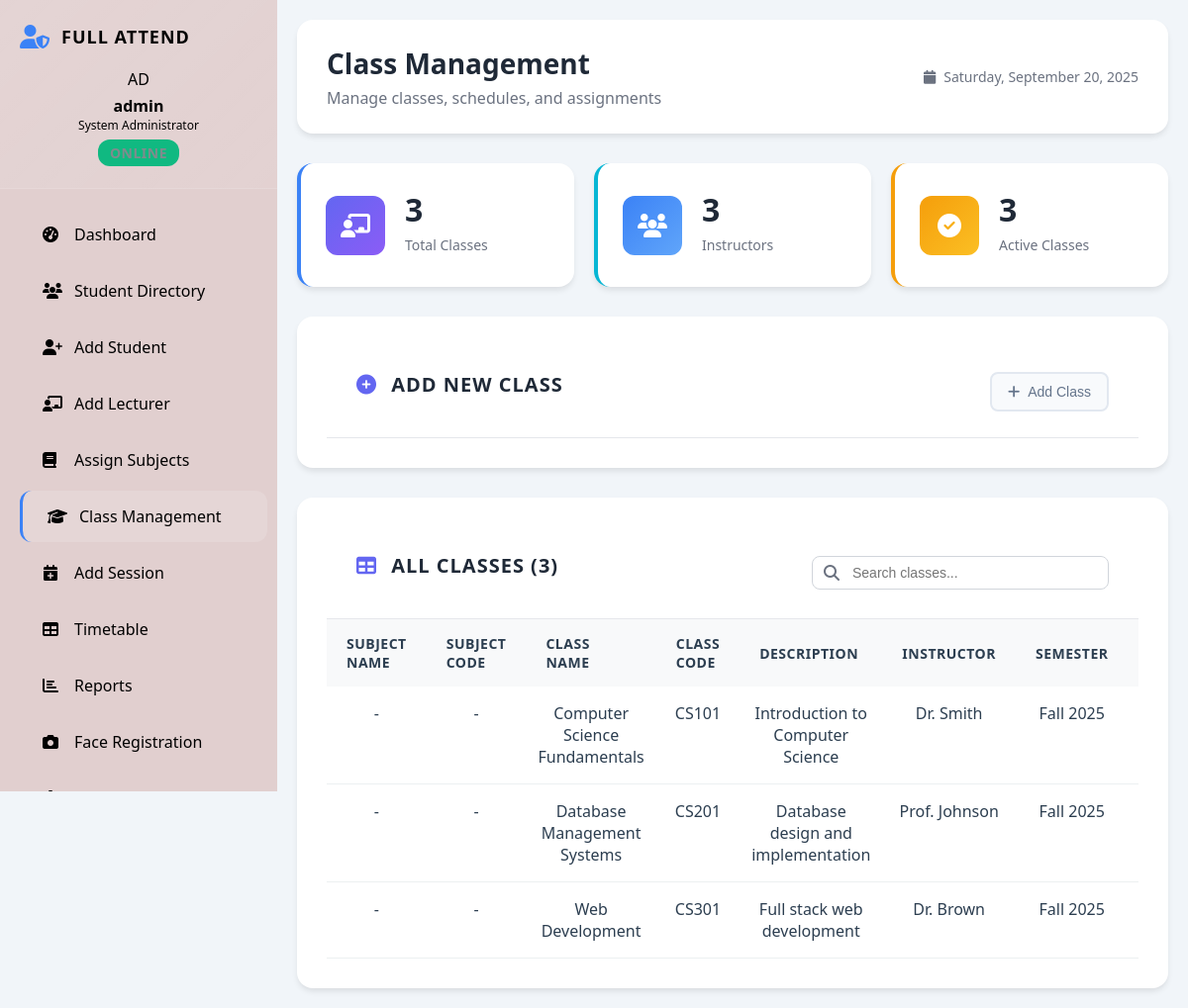
The app's page /admin/class_management.php (signed in), older data.
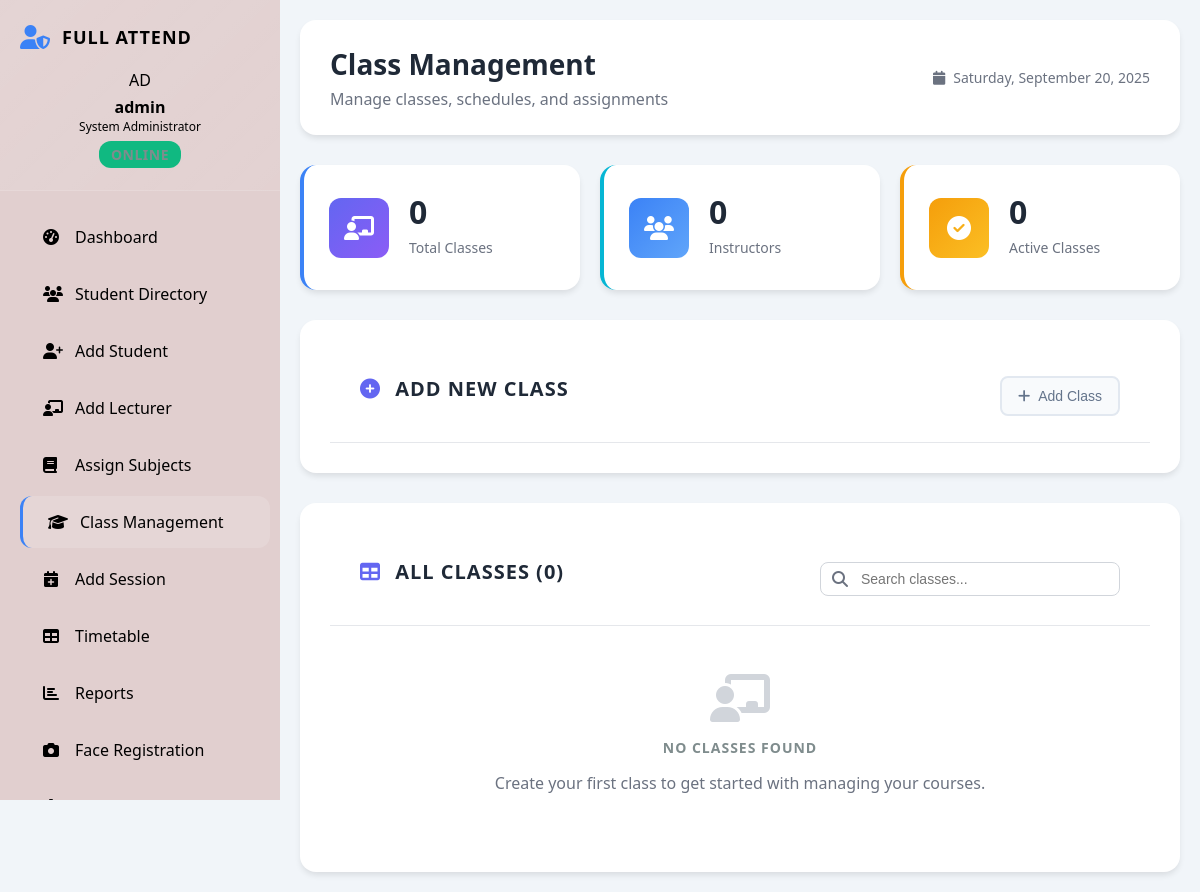
The same page, newer data.
### tables this page shows
CREATE TABLE IF NOT EXISTS classes (
    id INT AUTO_INCREMENT PRIMARY KEY,
    subject_id INT NOT NULL,
    lecturer_id INT NULL,
    class_name VARCHAR(100) NOT NULL,
    class_code VARCHAR(20) UNIQUE NOT NULL,
    description TEXT,
    instructor_name VARCHAR(100),
    semester VARCHAR(20),
    academic_year VARCHAR(10),
    status ENUM('active', 'inactive') DEFAULT 'active',
    created_at TIMESTAMP DEFAULT CURRENT_TIMESTAMP,
    updated_at TIMESTAMP DEFAULT CURRENT_TIMESTAMP ON UPDATE CURRENT_TIMESTAMP
);

### admin/class_management.php (the view, shortened to what the changed rows need)
<?php
$pdo = getDBConnection();
$classes = [];
try {
    $stmt = $pdo->query("
        SELECT
            c.*,
            COUNT(DISTINCT se.student_id) as enrolled_count,
            COUNT(DISTINCT s.id) as total_sessions,
            COUNT(DISTINCT CASE WHEN s.session_date >= CURDATE() THEN s.id END) as upcoming_sessions
        FROM classes c
        LEFT JOIN student_enrollments se ON c.id = se.class_id AND se.status = 'enrolled'
        LEFT JOIN sessions s ON c.id = s.class_id
        GROUP BY c.id
        ORDER BY c.created_at DESC
    ");
    $classes = $stmt->fetchAll();
} catch (PDOException $e) {
    $error_message = 'Error fetching classes: ' . $e->getMessage();
}
$total_classes = count($classes);
$total_instructors = count(array_unique(array_column($classes, 'instructor_name')));
$active_classes = count(array_filter($classes, function($class) { return $class['status'] === 'active'; }));
?>
<!DOCTYPE html>
<html lang="en">
<head>
    <link rel="stylesheet" href="admin_styles.css">
    <link rel="stylesheet" href="https://cdnjs.cloudflare.com/ajax/libs/font-awesome/6.4.0/css/all.min.css">
</head>
<body>
    <div class="admin-container">
        <?php include 'includes/sidebar.php'; ?>
        <main class="admin-main">
            <header class="dashboard-header">
                <div class="header-left">
                    <h1>Class Management</h1>
                </div>
            </header>
            <section class="stats-grid">
                <div class="stat-card primary">
                    <div class="stat-info">
                        <h3><?php echo $total_classes; ?></h3>
                        <p>Total Classes</p>
                    </div>
                </div>
                <div class="stat-card info">
                    <div class="stat-info">
                        <h3><?php echo $total_instructors; ?></h3>
                        <p>Instructors</p>
                    </div>
                </div>
                <div class="stat-card warning">
                    <div class="stat-info">
                        <h3><?php echo $active_classes; ?></h3>
                        <p>Active Classes</p>
                    </div>
                </div>
            </section>
            <section class="classes-table-section">
                <div class="card">
                    <div class="card-header">
                        <h3><i class="fas fa-table"></i> All Classes (<?php echo count($classes); ?>)</h3>
                        <div class="header-actions">
                            <div class="search-box">
                            </div>
                        </div>
                    </div>
                    <div class="table-content">
                        <?php if (count($classes) > 0): ?>
                        <table class="classes-table" id="classesTable">
                            <thead>
                                <tr>
                                    <th>Subject Name</th>
                                    <th>Subject Code</th>
                                    <th>Class Name</th>
                                    <th>Class Code</th>
                                    <th>Description</th>
                                    <th>Instructor</th>
                                    <th>Semester</th>
                                    <th>Academic Year</th>
                                </tr>
                            </thead>
                            <tbody>
                                <?php foreach ($classes as $class): ?>
                                <tr>
                                    <?php
                                    $subjectInfo = null;
                                    ?>
                                    <td><?php echo $subjectInfo ? htmlspecialchars($subjectInfo['subject_name']) : '-'; ?></td>
                                    <td><?php echo $subjectInfo ? htmlspecialchars($subjectInfo['subject_code']) : '-'; ?></td>
                                    <td><?php echo htmlspecialchars($class['class_name']); ?></td>
                                    <td><?php echo htmlspecialchars($class['class_code']); ?></td>
                                    <td><?php echo htmlspecialchars($class['description']); ?></td>
                                    <td><?php echo htmlspecialchars($class['instructor_name']); ?></td>
                                    <td><?php echo htmlspecialchars($class['semester']); ?></td>
                                    <td><?php echo htmlspecialchars($class['academic_year']); ?></td>
                                </tr>
                                <?php endforeach; ?>
                            </tbody>
                        </table>
                        <?php else: ?>
                        <div class="empty-state">
                            <i class="fas fa-chalkboard-teacher"></i>
                            <h3>No Classes Found</h3>
                            <p>Create your first class to get started with managing your courses.</p>
                        </div>
                        <?php endif; ?>
                    </div>
                </div>
            </section>
        </main>
    </div>
</body>
</html>

Row changes from the older to the newer data that the page shows:
removed classes: class_name "Computer Science Fundamentals", class_code "CS101", description "Introduction to Computer Science", instructor_name "Dr. Smith", semester "Fall 2025"
removed classes: class_name "Database Management Systems", class_code "CS201", description "Database design and implementation", instructor_name "Prof. Johnson", semester "Fall 2025"
removed classes: class_name "Web Development", class_code "CS301", description "Full stack web development", instructor_name "Dr. Brown", semester "Fall 2025"
Text that changed along with them:
$total_classes: "3" → "0"
$total_instructors: "3" → "0"
$active_classes: "3" → "0"
count($classes): "3" → "0"
text no longer shown: "SUBJECT NAME SUBJECT CODE CLASS NAME CLASS CODE DESCRIPTION INSTRUCTOR SEMESTER"
text now shown: "NO CLASSES FOUND Create your first class to get started with managing your courses."
